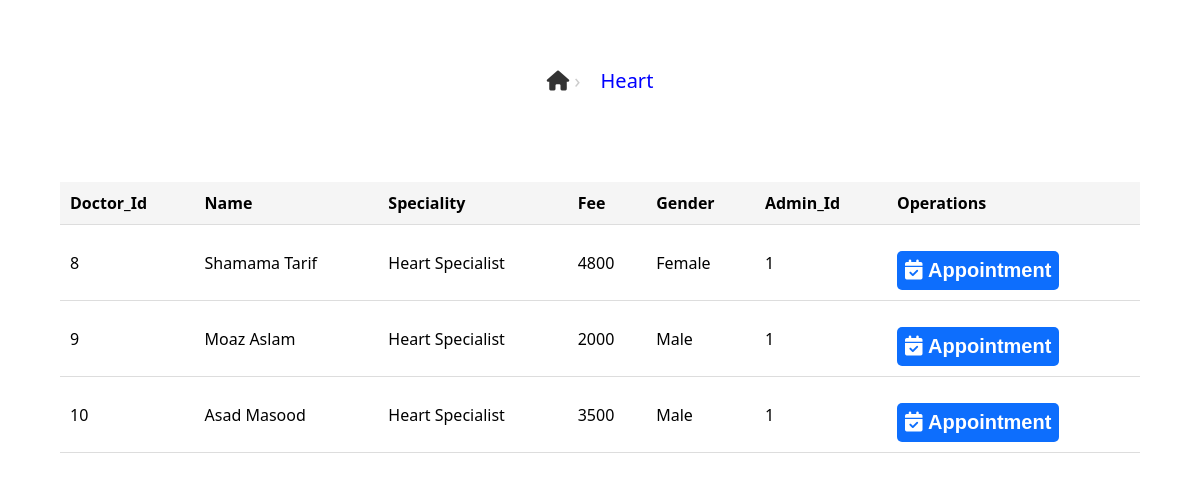
The page /Project/Specialists.php?specialist=heart on the database its author committed.
### tables this page shows
CREATE TABLE `doctor` (
  `Doctor_Id` int(10) UNSIGNED NOT NULL,
  `DName` varchar(30) DEFAULT NULL,
  `Speciality` varchar(30) NOT NULL,
  `Fee` double DEFAULT NULL,
  `DGender` varchar(6) DEFAULT NULL,
  `Admin_Id` int(10) UNSIGNED DEFAULT NULL
);

### Project/Specialists.php (the view, shortened to what this page needs)
<?php
if (isset($_GET['specialist'])) {
    $s = $_GET['specialist'];
}
?>
<!DOCTYPE html>
<html lang="en">
<head>
    <link rel="stylesheet" href="https://cdnjs.cloudflare.com/ajax/libs/font-awesome/6.4.2/css/all.min.css" />
    <link rel="stylesheet" href="./Assets/css/doctors.css">
</head>
<body>
    <ul class="breadcrumb">
        <li class="breadcrumb_item">
            <a href="./index.php" class="breadcrumb_link">
                <i class="fa-solid fa-house"></i>
            </a>
        </li>
        <li class="breadcrumb_item">
            <a href="#" class="breadcrumb_link breadcrumb_link_active"><?php echo "$s" ?></a>
        </li>
    </ul>
    <br>
    <div class="container">
        <table class="table">
            <thead>
                <tr>
                    <th>Doctor_Id</th>
                    <th>Name</th>
                    <th>Speciality</th>
                    <th>Fee</th>
                    <th>Gender</th>
                    <th>Admin_Id</th>
                    <th>Operations</th>
                </tr>
            </thead>
            <tbody>
                <?php
                include './connection.php';
                if (isset($_GET['specialist'])) {
                    $specialist = $_GET['specialist'];
                    $sql = "SELECT * FROM doctor WHERE Speciality LIKE '$specialist%'";
                    $result = $connection->query($sql);
                    if (mysqli_num_rows($result) > 0) {
                        while ($row = mysqli_fetch_assoc($result)) {
                            echo "<tr>";
                            echo "<td>" . $row['Doctor_Id'] . "</td>";
                            echo "<td>" . $row['DName'] . "</td>";
                            echo "<td>" . $row['Speciality'] . "</td>";
                            echo "<td>" . $row['Fee'] . "</td>";
                            echo "<td>" . $row['DGender'] . "</td>";
                            echo "<td>" . $row['Admin_Id'] . "</td>";
                            echo "<td><button class='btn'><a href='./signup.php?d_id=" . $row['Doctor_Id'] . "&specialist=" . $specialist . "'><i class='fa-solid fa-calendar-check'></i>&nbsp;Appointment</a></button></td>";
                            echo "</tr>";
                        }
                    } else {
                        echo "No data found";
                    }
                }
                ?>
            </tbody>
        </table>
    </div>
</body>
</html>

### Project/Assets/css/doctors.css (style rules this page uses)
* { margin: 0; padding: 0; box-sizing: border-box; }
:root { --main-color: #ffffff; --sub-color: #1212f0; --white: #68694d; --border: 0.1rem solid rgba(105, 94, 74, 0.3); }
body { background-color: rgb(245, 243, 243); font-family: "Segoe UI", Tahoma, Geneva, Verdana, sans-serif; }
.btn { cursor: pointer; padding: 1rem 2rem; border: none; font-size: 1.25rem; font-weight: bolder; color: var(--sub-color); text-align: center; text-transform: capitalize; text-decoration: none; margin-top: 1rem; background-color: rgb(19, 154, 244); color: var(--main-color); border-radius: 0.625rem; transition: all 0.3s ease; align-self: flex-start; }
.breadcrumb { display: flex; justify-content: center; align-items: center; height: 20vh; gap: 20px; list-style: none; padding: 0; margin: 0; font-family: "Segoe UI", Tahoma, Geneva, Verdana, sans-serif; }
.breadcrumb_item:not(:last-of-type)::after { content: "\203a"; margin-left: 0 10px; color: #ccc; font-size: 20px; }
.breadcrumb_link { text-decoration: none; background-color: transparent; color: #333; border: none; font-size: 20px; font-weight: 500; text-transform: capitalize; transition: all 0.3s ease-in-out; }
.breadcrumb_link_active { color: blue; }

### Project/Specialists.php (style rules this page uses)
body { background-color: white; }
.container { max-width: 1080px; display: grid; place-items: center; margin: auto; }
.btn { background-color: #0d6efd; padding: 8px; border: none; border-radius: 5px; transition: all 0.3s ease-in-out; }
.btn a { text-decoration: none; color: white; }
table { border-collapse: collapse; width: 100%; }
th, td { padding: 10px; text-align: left; border-bottom: 1px solid #ddd; }
th { background-color: #f5f5f5; font-weight: bold; }

### rows shown on the page
doctor: Doctor_Id "8", DName "Shamama Tarif", Speciality "Heart Specialist", Fee "4800", DGender "Female", Admin_Id "1"
doctor: Doctor_Id "9", DName "Moaz Aslam", Speciality "Heart Specialist", Fee "2000", DGender "Male", Admin_Id "1"
doctor: Doctor_Id "10", DName "Asad Masood", Speciality "Heart Specialist", Fee "3500", DGender "Male", Admin_Id "1"

### other values the page prints
$s "Heart"
